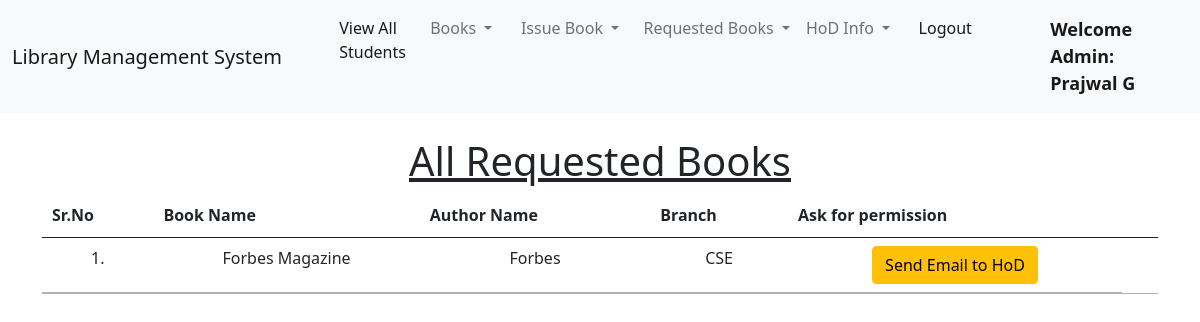
Before: /permission_manager/ (signed in) with the older database file.
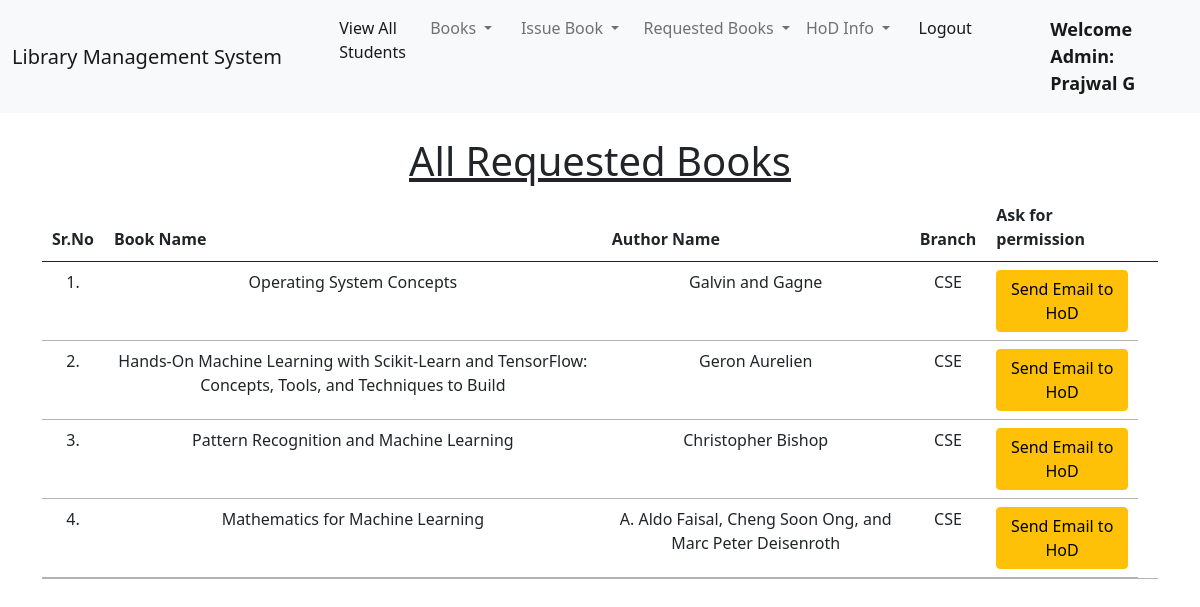
After: the same page with the newer database file.
### base/models.py (models this page shows)
class RequestBook(models.Model):
    student_id = models.CharField(max_length=100, blank=True)
    student_dept = models.CharField(max_length=100, blank=True)
    book_name = models.CharField(max_length=100, blank=True)
    author_name = models.CharField(max_length=100, blank=True)
    reason = models.CharField(max_length=600, blank=True)
    status = models.CharField(max_length=100, default="Pending")
    date_of_request = models.DateField(auto_now=True)

### base/views.py (the view)
# urls.py: path("permission_manager/", views.permission_manager, name="permission_manager"),
@login_required(login_url = '/admin_login')
def permission_manager(request):
    requested_books = RequestBook.objects.filter(status = "Pending")
    return render(request, "permission_manager.html", {"books":requested_books})

### base/templates/permission_manager.html (shortened to what this page needs)
{% extends 'admin_navbar.html' %}
{% load static %}
{% block body %}
<div class="container mt-4">
    <h1 class="text-center"><u>All Requested Books</u></h1>
    <table class="table table-hover" id="example">
        <thead>
            <tr class="text-center">
                <th>Sr.No</th>
                <th>Book Name</th>
                <th>Author Name</th>
                <th>Branch</th>
                <th>Ask for permission<th>
            </tr>
        </thead>
        <tbody>
            {% for i in books %}
            <tr class="text-center">
                <td>{{forloop.counter}}.</td>
                <td>{{i.book_name}}</td>
                <td>{{i.author_name}}</td>
                <td>{{i.student_dept}}</td>
                <td><a href="/send_email/{{i.student_dept}}" class="btn btn-warning">Send Email to HoD</a></td>
            </tr>
            {% endfor %}
        </tbody>
    </table>
    </div>
{% endblock %}

Changed rows visible on the page:
no longer on this page (row edited): RequestBook: book_name "Forbes Magazine", author_name "Forbes", student_dept "CSE"
added RequestBook: book_name "Operating System Concepts", author_name "Galvin and Gagne", student_dept "CSE"
added RequestBook: book_name "Hands-On Machine Learning with Scikit-Learn and TensorFlow: Concepts, Tools, and Techniques to Build", author_name "Geron Aurelien", student_dept "CSE"
added RequestBook: book_name "Pattern Recognition and Machine Learning", author_name "Christopher Bishop", student_dept "CSE"
added RequestBook: book_name "Mathematics for Machine Learning", author_name "A. Aldo Faisal, Cheng Soon Ong, and Marc Peter Deisenroth", student_dept "CSE"
